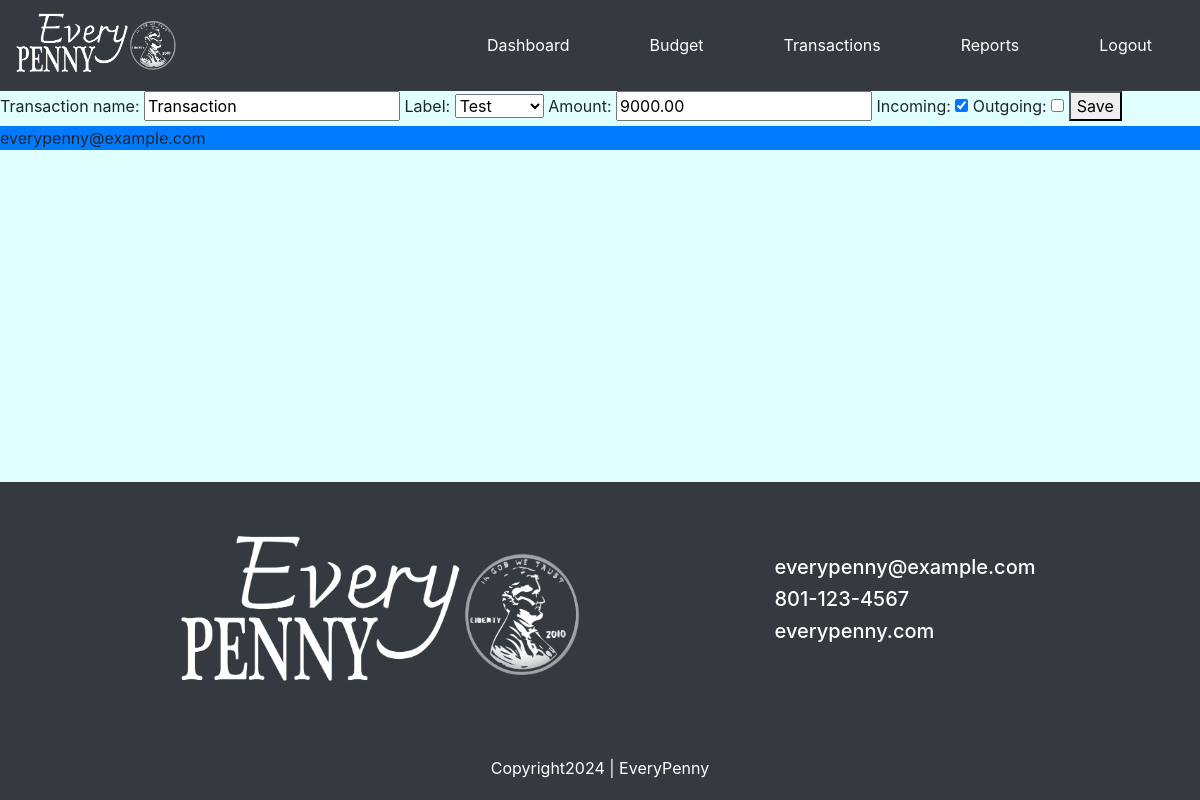
The page /budget/edit_transaction/3 (signed in) on the database its author committed.
### budget/models.py (models this page shows, shortened)
class Transaction(models.Model):
    label = models.ForeignKey(BudgetLabel, on_delete=models.CASCADE)
    amount = models.DecimalField(max_digits=10, decimal_places=2)
    incoming = models.BooleanField(default=False)
    outgoing = models.BooleanField(default=False)
    transaction_name = models.CharField(max_length=100)

class BudgetLabel(models.Model):
    category = models.ForeignKey(BudgetCategory, on_delete=models.CASCADE)
    label = models.CharField(max_length=100)
    planned = models.DecimalField(max_digits=10, decimal_places=2)
    received = models.DecimalField(max_digits=10, decimal_places=2)
    due_date = models.DateField()
    notes = models.CharField(max_length=100, null=True, blank=True)
    def __str__(self):
        return self.label

### budget/views.py (the view)
# urls.py: path('edit_transaction/<int:id>', views.edit_transaction, name='edit_transaction'),
@login_required(login_url='login')
def edit_transaction(request, id):
    transaction = Transaction.objects.get(id=id)
    form = TransactionForm(request.POST or None, instance=transaction)
    if form.is_valid():
        f = form.save(commit=False)
        f.save()
        return redirect('budget:transactions')
    else:
        form = form
    return render(request, 'budget/form.html', {"form": form, 'transaction': transaction})

### budget/forms.py
class TransactionForm(forms.ModelForm):
    class Meta:
        model = Transaction
        fields = ['transaction_name', 'label','amount', 'incoming', 'outgoing']

### budget/templates/budget/form.html (shortened to what this page needs)
{% extends 'budget/base.html' %}
{% block body %}
<form method="POST" enctype="multipart/form-data">
    {{ form }}
    <button type="submit">Save</button>
</form>
{% endblock %}

### budget/static/budget/styles.css (style rules this page uses)
.background { background-color: lightcyan; }

### rows shown on the page
Transaction: transaction_name "Transaction", amount "9000.00", incoming "☑"
BudgetLabel: label "Test"
